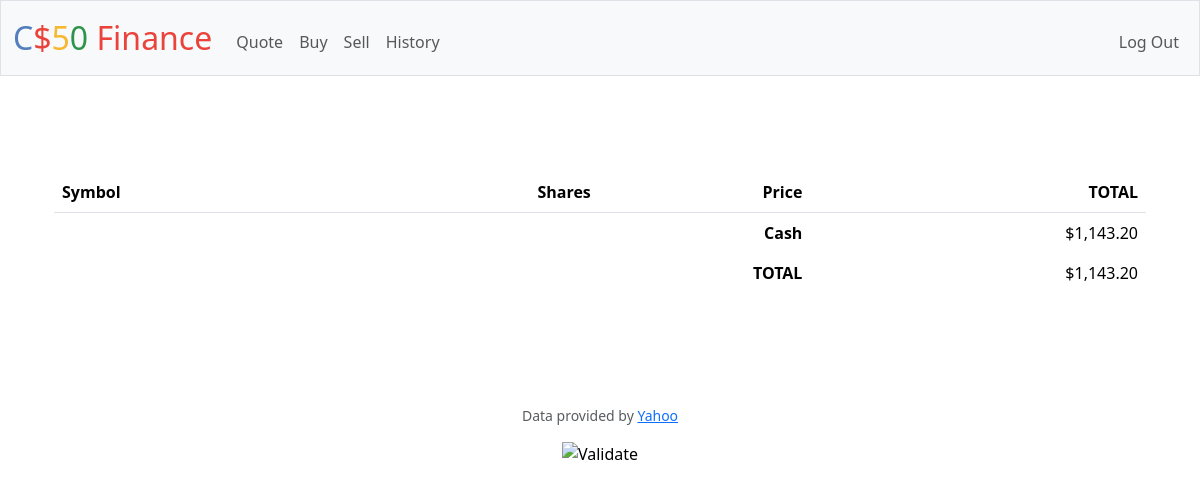
Page / (signed in) on the earlier database version.
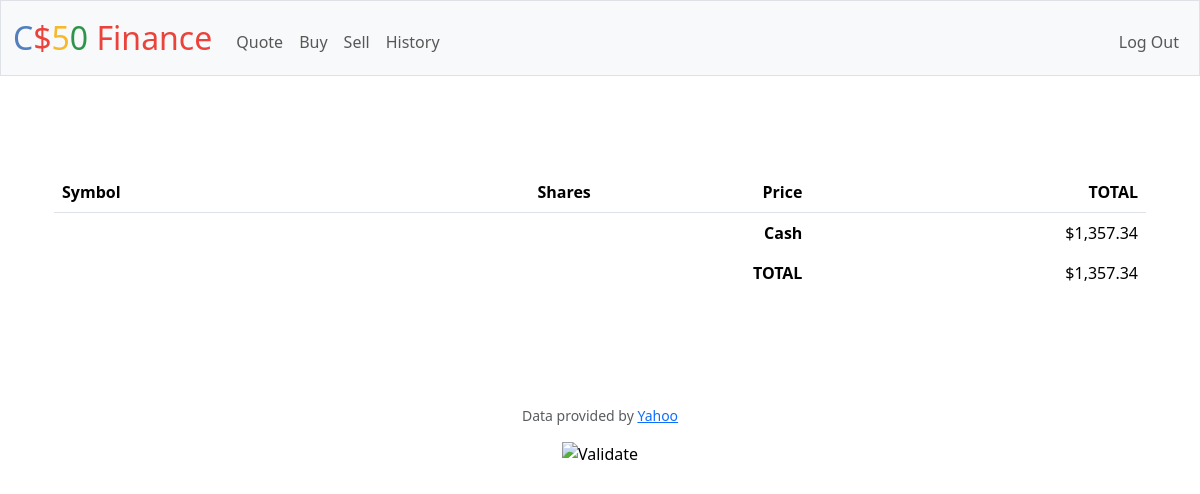
Same page on the later database version.
### tables this page shows
CREATE TABLE users (id INTEGER PRIMARY KEY AUTOINCREMENT NOT NULL, username TEXT NOT NULL, hash TEXT NOT NULL, cash NUMERIC NOT NULL DEFAULT 10000.00);

### app.py (the view)
@app.route("/")
@login_required
def index():
    data = db.execute("SELECT * FROM clientdata WHERE userid = ?",
                      session["user_id"])
    cah = db.execute("SELECT cash FROM users WHERE id = ?",
                     session["user_id"])
    cuh = cah[0]["cash"]
    ttl = 0
    for x in range(len(data)):
        a = (lookup(data[x]["symbol"])["price"]) * (data[x]["shares"])
        ttl = ttl + a
    return render_template("index.html", data=data, money=float(cuh), fake=float(ttl))

### app.py (called while the page is built)
@app.after_request
def after_request(response):
    response.headers["Cache-Control"] = "no-cache, no-store, must-revalidate"
    response.headers["Expires"] = 0
    response.headers["Pragma"] = "no-cache"
    return response

### helpers.py (called while the page is built)
def login_required(f):
    @wraps(f)
    def decorated_function(*args, **kwargs):
        if session.get("user_id") is None:
            return redirect("/login")
        return f(*args, **kwargs)
    return decorated_function

def usd(value):
    return f"${value:,.2f}"

### templates/index.html (shortened to what this page needs)
{% extends "layout.html" %}
{% block main %}
<main class="container py-5 text-center">
    <table class="table table-striped">
        <thead>
            <tr>
                <th class="text-start">Symbol</th>
                <th class="text-end">Shares</th>
                <th class="text-end">Price</th>
                <th class="text-end">TOTAL</th>
            </tr>
        </thead>
        <tfoot>
            <tr>
                <td class="border-0 fw-bold text-end" colspan="3">Cash</td>
                <td class="border-0 text-end">{{money | usd}}</td>
            </tr>
            <tr>
                <td class="border-0 fw-bold text-end" colspan="3">TOTAL</td>
                <td class="border-0 w-bold text-end">{{(money + fake) | usd}}</td>
            </tr>
        </tfoot>
    </table>
        </main>
{% endblock %}

### templates/layout.html (shortened to what this page needs)
<!DOCTYPE html>
<html lang="en">
    <head>
        <link href="https://cdn.jsdelivr.net/npm/bootstrap@5.3.3/dist/css/bootstrap.min.css" rel="stylesheet">
        <link href="/static/styles.css" rel="stylesheet">
    </head>
    <body>
        <nav class="bg-light border navbar navbar-expand-md navbar-light">
            <div class="container-fluid">
                <a class="navbar-brand" href="/"><span class="blue">C</span><span class="red">$</span><span class="yellow">5</span><span class="green">0</span> <span class="red">Finance</span></a>
                <div class="collapse navbar-collapse" id="navbar">
                    {% if session["user_id"] %}
                        <ul class="navbar-nav me-auto mt-2">
                            <li class="nav-item"><a class="nav-link" href="/quote">Quote</a></li>
                            <li class="nav-item"><a class="nav-link" href="/buy">Buy</a></li>
                            <li class="nav-item"><a class="nav-link" href="/sell">Sell</a></li>
                            <li class="nav-item"><a class="nav-link" href="/history">History</a></li>
                        </ul>
                        <ul class="navbar-nav ms-auto mt-2">
                            <li class="nav-item"><a class="nav-link" href="/logout">Log Out</a></li>
                        </ul>
                    {% else %}
                        <ul class="navbar-nav ms-auto mt-2">
                            <li class="nav-item"><a class="nav-link" href="/register">Register</a></li>
                            <li class="nav-item"><a class="nav-link" href="/login">Log In</a></li>
                        </ul>
                    {% endif %}
                </div>
            </div>
        </nav>
        <main class="container py-5 text-center">
            {% block main %}{% endblock %}
        </main>
        <footer class="mb-5">
            <p class="mb-3 small text-center text-muted">
                Data provided by <a href="https://finance.yahoo.com/">Yahoo</a>
            </p>
            <form action="https://validator.w3.org/check" class="text-center" enctype="multipart/form-data" method="post" target="_blank">
                <input alt="Validate" src="/static/I_heart_validator.png" type="image">
            </form>
        </footer>
    </body>
</html>

### static/styles.css (style rules this page uses)
nav .navbar-brand { font-size: xx-large; }
nav .navbar-brand .blue { color: #537fbe; }
nav .navbar-brand .red { color: #ea433b; }
nav .navbar-brand .yellow { color: #f5b82e; }
nav .navbar-brand .green { color: #2e944b; }

Differences in the rows shown:
changed users: cash "$1,143.20" → "$1,357.34"; (money+fake)|usd "$1,143.20" → "$1,357.34"
